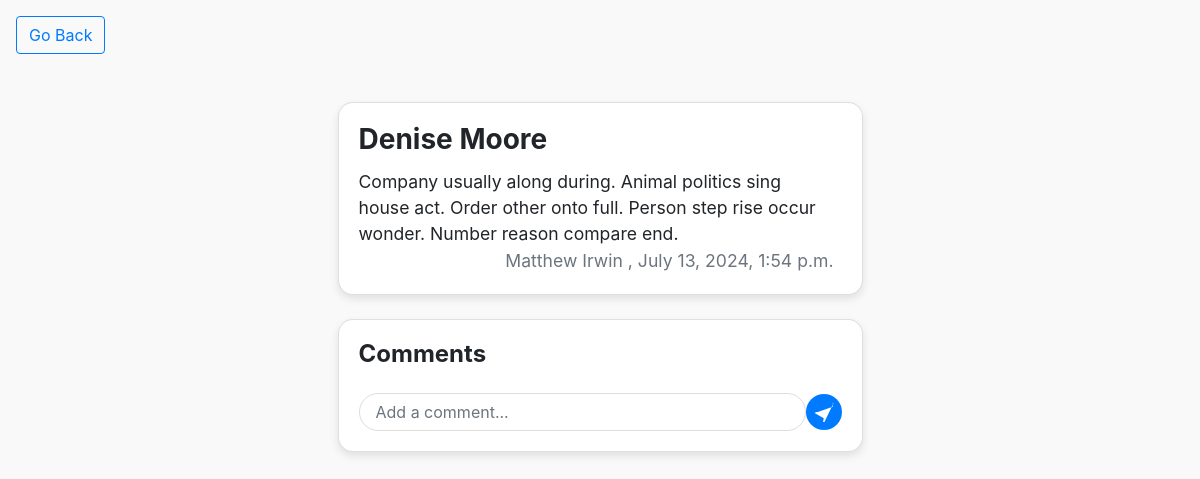
/post/denise-moore, run on the app's committed database.
### blog/models.py (models this page shows, shortened)
class Post(models.Model):
    title = models.CharField(max_length=150)
    content = models.TextField(null=True)
    author = models.ForeignKey(User,related_name="posts",on_delete=models.CASCADE)
    published_date = models.DateTimeField(auto_now_add=True)
    slug = models.SlugField(unique=True)
    class Meta:
        ordering = ('-published_date',)

### blog/views.py (the view)
# urls.py: path('post/<slug>',views.PostDetailView.as_view(),name="detail_post"),
@method_decorator(csrf_exempt ,name="dispatch")
class PostDetailView(generic.DetailView):
    model = Post
    template_name = "post_detail.html"

### blog/templates/post_detail.html (shortened to what this page needs)
<!DOCTYPE html>
<html lang="en">
<head>
  <link rel="stylesheet" href="https://stackpath.bootstrapcdn.com/bootstrap/4.5.2/css/bootstrap.min.css">
  <link rel="stylesheet" href="https://cdn.jsdelivr.net/npm/@fortawesome/fontawesome-free@6.4.2/css/fontawesome.min.css">
</head>
<body>
<div class="m-3">
  <a class="btn btn-outline-primary" href="../">Go Back</a>
</div>
<div class="container mt-5 d-flex justify-content-center">
    <div class="col-lg-6 col-md-8 col-sm-10">
        <div class="card mb-4">
            <div class="card-body">
                <h3 class="card-title">{{ post.title }}</h3>
                <div class="d-flex justify-content-start pr-2">
                <span  class="card-text ">{{ post.content }}</span>
                </div>
                <div class="d-flex justify-content-end pr-2">
                <span  class="card-text text-secondary">{{ post.author.username }} ,</span><br>
                <span  class="card-text text-secondary"> &nbsp;{{ post.published_date }}</span>
                </div>
            </div>
        </div>
        <div class="card">
            <div class="card-body">
                <h4 class="card-title">Comments</h4>
                <form method="post" action="{% url 'add_comment' post.slug %}" class="comment-form d-flex mt-4">
                    <input type="text" name="content" class="form-control me-2" placeholder="Add a comment..." required>
                    <button type="submit" class="btn btn-primary">
                        <svg xmlns="http://www.w3.org/2000/svg" width="16" height="16" fill="currentColor" class="bi bi-send-fill" viewBox="0 0 16 16">
                            <path d="M15.5.5a.5.5 0 0 0-.5.5v2.785L2.522 8.27l-.364-.36A.5.5 0 0 0 1.8 8h-.007L.498 8.788 7.8 13l-.618 3.497a.5.5 0 0 0 .79.407L15.5 1a.5.5 0 0 0-.036-.5z"/>
                        </svg>
                    </button>
                </form>
            </div>
        </div>
    </div>
</div>
</body>
</html>

### blog/templates/post_detail.html (style rules this page uses)
body { background-color: #f9f9f9; }
.card { border-radius: 15px; box-shadow: 0 4px 8px rgba(0, 0, 0, 0.1); }
.card-title { font-weight: bold; }
.card-text, .comment-content { font-size: 1.1rem; }
.comment-form { align-items: center; }
.comment-form input { border-radius: 25px; padding: 0.5rem 1rem; border: 1px solid #ddd; box-shadow: none; outline: none; transition: border-color 0.3s; }
.comment-form button { border-radius: 50%; padding: 0.5rem; background-color: #007bff; border: none; display: flex; align-items: center; justify-content: center; color: white; }
.comment-form button svg { width: 20px; height: 20px; }

### data on the page
Post: title "Denise Moore", content "Company usually along during. Animal politics sing house act. Order other onto full. Person step rise occur wonder. Number reason compare end.", author.username "Matthew Irwin", published_date "July 13, 2024, 1:54 p.m."
